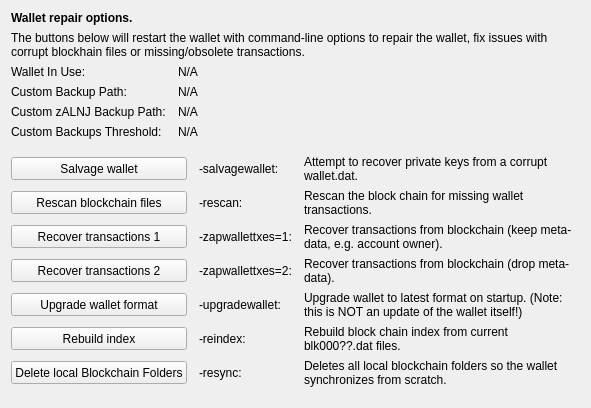
     <widget class="QWidget" name="tab_repair">
      <attribute name="title">
       <string>&amp;Wallet Repair</string>
      </attribute>
      <layout class="QGridLayout" name="gridLayout_4" columnstretch="0,0,0,0">
       <property name="horizontalSpacing">
        <number>12</number>
       </property>
       <item row="0" column="0" colspan="4">
        <widget class="QLabel" name="label_repair_header">
         <property name="font">
          <font>
           <weight>75</weight>
           <bold>true</bold>
          </font>
         </property>
         <property name="text">
          <string>Wallet repair options.</string>
         </property>
        </widget>
       </item>
       <item row="1" column="0" colspan="4">
        <widget class="QLabel" name="label_repair_helptext">
         <property name="font">
          <font>
           <weight>50</weight>
           <bold>false</bold>
          </font>
         </property>
         <property name="text">
          <string>The buttons below will restart the wallet with command-line options to repair the wallet, fix issues with corrupt blockhain files or missing/obsolete transactions.</string>
         </property>
         <property name="wordWrap">
          <bool>true</bool>
         </property>
        </widget>
       </item>
       <item row="2" column="0">
        <widget class="QLabel" name="wallet_path_label">
         <property name="text">
          <string>Wallet In Use:</string>
         </property>
        </widget>
       </item>
       <item row="2" column="1" colspan="3">
        <widget class="QLabel" name="wallet_path">
         <property name="cursor">
          <cursorShape>IBeamCursor</cursorShape>
         </property>
         <property name="text">
          <string>N/A</string>
         </property>
         <property name="textFormat">
          <enum>Qt::PlainText</enum>
         </property>
         <property name="textInteractionFlags">
          <set>Qt::LinksAccessibleByMouse|Qt::TextSelectableByKeyboard|Qt::TextSelectableByMouse</set>
         </property>
        </widget>
       </item>
       <item row="3" column="0">
        <widget class="QLabel" name="wallet_custombackuppath_label">
         <property name="visible">
          <bool>false</bool>
         </property>
         <property name="text">
          <string>Custom Backup Path:</string>
         </property>
        </widget>
       </item>
       <item row="3" column="1" colspan="3">
        <widget class="QLabel" name="wallet_custombackuppath">
         <property name="cursor">
          <cursorShape>IBeamCursor</cursorShape>
         </property>
         <property name="visible">
          <bool>false</bool>
         </property>
         <property name="text">
          <string>N/A</string>
         </property>
         <property name="textFormat">
          <enum>Qt::PlainText</enum>
         </property>
         <property name="textInteractionFlags">
          <set>Qt::LinksAccessibleByMouse|Qt::TextSelectableByKeyboard|Qt::TextSelectableByMouse</set>
         </property>
        </widget>
       </item>
       <item row="4" column="0">
        <widget class="QLabel" name="wallet_customzpivbackuppath_label">
         <property name="visible">
          <bool>false</bool>
         </property>
         <property name="text">
          <string>Custom zALNJ Backup Path:</string>
         </property>
        </widget>
       </item>
       <item row="4" column="1" colspan="3">
        <widget class="QLabel" name="wallet_customzpivbackuppath">
         <property name="cursor">
          <cursorShape>IBeamCursor</cursorShape>
         </property>
         <property name="visible">
          <bool>false</bool>
         </property>
         <property name="text">
          <string>N/A</string>
         </property>
         <property name="textFormat">
          <enum>Qt::PlainText</enum>
         </property>
         <property name="textInteractionFlags">
          <set>Qt::LinksAccessibleByMouse|Qt::TextSelectableByKeyboard|Qt::TextSelectableByMouse</set>
         </property>
        </widget>
       </item>
       <item row="5" column="0">
        <widget class="QLabel" name="wallet_custombackupthreshold_label">
         <property name="visible">
          <bool>false</bool>
         </property>
         <property name="text">
          <string>Custom Backups Threshold:</string>
         </property>
        </widget>
       </item>
       <item row="5" column="1" colspan="3">
        <widget class="QLabel" name="wallet_custombackupthreshold">
         <property name="cursor">
          <cursorShape>IBeamCursor</cursorShape>
         </property>
         <property name="visible">
          <bool>false</bool>
         </property>
         <property name="text">
          <string>N/A</string>
         </property>
         <property name="textFormat">
          <enum>Qt::PlainText</enum>
         </property>
         <property name="textInteractionFlags">
          <set>Qt::LinksAccessibleByMouse|Qt::TextSelectableByKeyboard|Qt::TextSelectableByMouse</set>
         </property>
        </widget>
       </item>
       <item row="6" column="0">
        <spacer name="verticalSpacer_repair1">
         <property name="orientation">
          <enum>Qt::Vertical</enum>
         </property>
         <property name="sizeHint" stdset="0">
          <size>
           <width>10</width>
           <height>10</height>
          </size>
         </property>
        </spacer>
       </item>
       <item row="7" column="0" colspan="2">
        <widget class="QPushButton" name="btn_salvagewallet">
         <property name="minimumSize">
          <size>
           <width>100</width>
           <height>23</height>
          </size>
         </property>
         <property name="text">
          <string>Salvage wallet</string>
         </property>
        </widget>
       </item>
       <item row="7" column="2">
        <widget class="QLabel" name="label_repair_salvage_command">
         <property name="text">
          <string notr="true">-salvagewallet:</string>
         </property>
        </widget>
       </item>
       <item row="7" column="3">
        <widget class="QLabel" name="label_repair_salvage">
         <property name="text">
          <string>Attempt to recover private keys from a corrupt wallet.dat.</string>
         </property>
         <property name="wordWrap">
          <bool>true</bool>
         </property>
        </widget>
       </item>
       <item row="8" column="0" colspan="2">
        <widget class="QPushButton" name="btn_rescan">
         <property name="minimumSize">
          <size>
           <width>100</width>
           <height>23</height>
          </size>
         </property>
         <property name="text">
          <string>Rescan blockchain files</string>
         </property>
        </widget>
       </item>
       <item row="8" column="2">
        <widget class="QLabel" name="label_repair_rescan_command">
         <property name="text">
          <string notr="true">-rescan:</string>
         </property>
        </widget>
       </item>
       <item row="8" column="3">
        <widget class="QLabel" name="label_repair_rescan">
         <property name="text">
          <string>Rescan the block chain for missing wallet transactions.</string>
         </property>
         <property name="wordWrap">
          <bool>true</bool>
         </property>
        </widget>
       </item>
       <item row="9" column="0" colspan="2">
        <widget class="QPushButton" name="btn_zapwallettxes1">
         <property name="minimumSize">
          <size>
           <width>100</width>
           <height>23</height>
          </size>
         </property>
         <property name="text">
          <string>Recover transactions 1</string>
         </property>
        </widget>
       </item>
       <item row="9" column="2">
        <widget class="QLabel" name="label_repair_zap1_command">
         <property name="text">
          <string notr="true">-zapwallettxes=1:</string>
         </property>
        </widget>
       </item>
       <item row="9" column="3">
        <widget class="QLabel" name="label_repair_zap1">
         <property name="text">
          <string>Recover transactions from blockchain (keep meta-data, e.g. account owner).</string>
         </property>
         <property name="wordWrap">
          <bool>true</bool>
         </property>
        </widget>
       </item>
       <item row="10" column="0" colspan="2">
        <widget class="QPushButton" name="btn_zapwallettxes2">
         <property name="minimumSize">
          <size>
           <width>100</width>
           <height>23</height>
          </size>
         </property>
         <property name="text">
          <string>Recover transactions 2</string>
         </property>
        </widget>
       </item>
       <item row="10" column="2">
        <widget class="QLabel" name="label_repair_zap2_command">
         <property name="text">
          <string notr="true">-zapwallettxes=2:</string>
         </property>
        </widget>
       </item>
       <item row="10" column="3">
        <widget class="QLabel" name="label_repair_zap2">
         <property name="text">
          <string>Recover transactions from blockchain (drop meta-data).</string>
         </property>
         <property name="wordWrap">
          <bool>true</bool>
         </property>
        </widget>
       </item>
       <item row="11" column="0" colspan="2">
        <widget class="QPushButton" name="btn_upgradewallet">
         <property name="minimumSize">
          <size>
           <width>100</width>
           <height>23</height>
          </size>
         </property>
         <property name="text">
          <string>Upgrade wallet format</string>
         </property>
        </widget>
       </item>
       <item row="11" column="2">
        <widget class="QLabel" name="label_repair_upgrade_command">
         <property name="text">
          <string notr="true">-upgradewallet:</string>
         </property>
        </widget>
       </item>
       <item row="11" column="3">
        <widget class="QLabel" name="label_repair_upgrade">
         <property name="text">
          <string>Upgrade wallet to latest format on startup. (Note: this is NOT an update of the wallet itself!)</string>
         </property>
         <property name="wordWrap">
          <bool>true</bool>
         </property>
        </widget>
       </item>
       <item row="12" column="0" colspan="2">
        <widget class="QPushButton" name="btn_reindex">
         <property name="minimumSize">
          <size>
           <width>100</width>
           <height>23</height>
          </size>
         </property>
         <property name="text">
          <string>Rebuild index</string>
         </property>
        </widget>
       </item>
       <item row="12" column="2">
        <widget class="QLabel" name="label_repair_reindex_command">
         <property name="text">
          <string notr="true">-reindex:</string>
         </property>
        </widget>
       </item>
       <item row="12" column="3">
        <widget class="QLabel" name="label_repair_reindex">
         <property name="text">
          <string>Rebuild block chain index from current blk000??.dat files.</string>
         </property>
         <property name="wordWrap">
          <bool>true</bool>
         </property>
        </widget>
       </item>
       <item row="13" column="0" colspan="2">
        <widget class="QPushButton" name="btn_resync">
         <property name="minimumSize">
          <size>
           <width>100</width>
           <height>23</height>
          </size>
         </property>
         <property name="text">
          <string>Delete local Blockchain Folders</string>
         </property>
        </widget>
       </item>
       <item row="13" column="2">
        <widget class="QLabel" name="label_repair_resync_command">
         <property name="text">
          <string>-resync:</string>
         </property>
        </widget>
       </item>
       <item row="13" column="3">
        <widget class="QLabel" name="label_repair_resync">
         <property name="text">
          <string>Deletes all local blockchain folders so the wallet synchronizes from scratch.</string>
         </property>
         <property name="wordWrap">
          <bool>true</bool>
         </property>
        </widget>
       </item>
       <item row="14" column="0">
        <spacer name="verticalSpacer_repair2">
         <property name="orientation">
          <enum>Qt::Vertical</enum>
         </property>
         <property name="sizeHint" stdset="0">
          <size>
           <width>20</width>
           <height>10</height>
          </size>
         </property>
        </spacer>
       </item>
      </layout>
     </widget>
